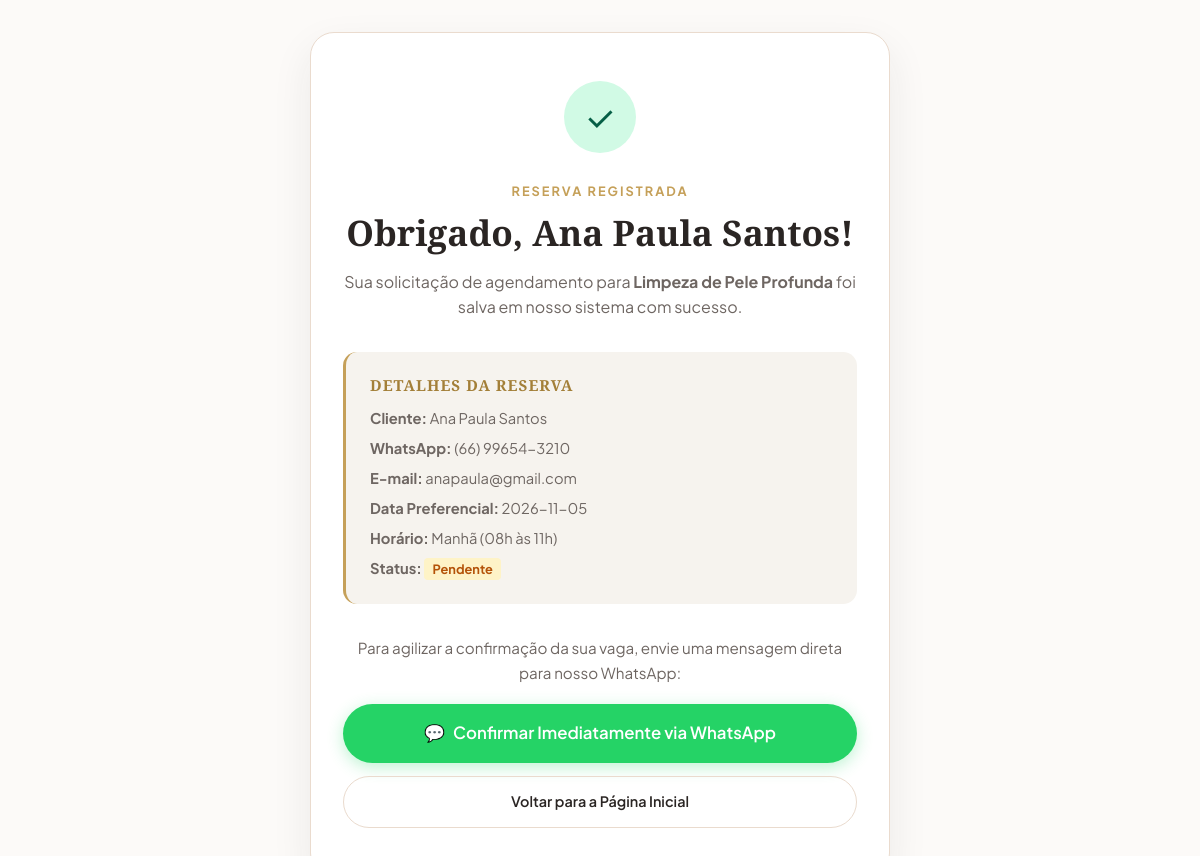
The page /agendamento-sucesso/1 on the database its author committed.
### tables this page shows
CREATE TABLE agendamentos (
            id INTEGER PRIMARY KEY AUTOINCREMENT,
            nome_completo TEXT NOT NULL,
            email TEXT NOT NULL,
            celular TEXT NOT NULL,
            servico TEXT NOT NULL,
            data_preferencial TEXT,
            horario_preferencial TEXT,
            observacoes TEXT,
            status TEXT DEFAULT 'Pendente',
            criado_em TIMESTAMP DEFAULT CURRENT_TIMESTAMP
        );

### app.py (the view)
@app.route("/agendamento-sucesso/<int:agendamento_id>")
def agendamento_sucesso(agendamento_id):
    reserva = db.obter_agendamento_por_id(agendamento_id)
    if not reserva:
        flash("Agendamento não encontrado.", "error")
        return redirect(url_for("index"))
    texto_whatsapp = (
        f"Olá! Acabei de solicitar um agendamento na sua clínica em Nova Mutum.\n\n"
        f"👤 *Nome:* {reserva['nome_completo']}\n"
        f"✨ *Procedimento:* {reserva['servico']}\n"
        f"📅 *Data Preferencial:* {reserva['data_preferencial'] or 'A combinar'}\n"
        f"⏰ *Horário:* {reserva['horario_preferencial'] or 'A combinar'}\n\n"
        f"Gostaria de confirmar a disponibilidade. Obrigado!"
    )
    link_whatsapp = f"https://wa.me/{WHATSAPP_CLINICA}?text={urllib.parse.quote(texto_whatsapp)}"
    return render_template("sucesso.html", reserva=reserva, link_whatsapp=link_whatsapp)

### database.py (called while the page is built)
def get_connection():
    conn = sqlite3.connect(DB_PATH)
    conn.row_factory = sqlite3.Row
    return conn

def obter_agendamento_por_id(agendamento_id):
    conn = get_connection()
    cursor = conn.cursor()
    cursor.execute("SELECT * FROM agendamentos WHERE id = ?", (agendamento_id,))
    registro = cursor.fetchone()
    conn.close()
    return registro

### templates/sucesso.html (shortened to what this page needs)
{% extends "base.html" %}
{% block content %}
<div style="min-height: 100vh; display: flex; flex-direction: column; justify-content: center; align-items: center; padding: 2rem 1.5rem; background: var(--color-bg);">
  <div style="max-width: 580px; width: 100%; background: var(--color-surface); border-radius: var(--radius-lg); border: 1px solid var(--color-border); box-shadow: var(--shadow-lg); padding: 3rem 2rem; text-align: center;">
    <div style="width: 72px; height: 72px; background: #D1FAE5; color: #065F46; border-radius: 50%; display: flex; align-items: center; justify-content: center; font-size: 2.2rem; margin: 0 auto 1.5rem;">
      ✓
    </div>
    <span style="font-size: 0.8rem; text-transform: uppercase; letter-spacing: 2px; color: var(--color-primary); font-weight: 700;">Reserva Registrada</span>
    <h1 style="font-size: 2.2rem; margin: 0.5rem 0 1rem; color: var(--color-text-main);">
      Obrigado, {{ reserva.nome_completo }}!
    </h1>
    <p style="font-size: 1rem; color: var(--color-text-muted); margin-bottom: 2rem; line-height: 1.6;">
      Sua solicitação de agendamento para <strong>{{ reserva.servico }}</strong> foi salva em nosso sistema com sucesso.
    </p>
    <div style="background: var(--color-surface-soft); border-radius: var(--radius-md); padding: 1.5rem; text-align: left; margin-bottom: 2rem; border-left: 3px solid var(--color-primary);">
      <h4 style="font-size: 0.95rem; text-transform: uppercase; letter-spacing: 1px; color: var(--color-primary-dark); margin-bottom: 0.8rem;">Detalhes da Reserva</h4>
      <p style="font-size: 0.92rem; margin-bottom: 0.4rem;"><strong>Cliente:</strong> {{ reserva.nome_completo }}</p>
      <p style="font-size: 0.92rem; margin-bottom: 0.4rem;"><strong>WhatsApp:</strong> {{ reserva.celular }}</p>
      <p style="font-size: 0.92rem; margin-bottom: 0.4rem;"><strong>E-mail:</strong> {{ reserva.email }}</p>
      <p style="font-size: 0.92rem; margin-bottom: 0.4rem;"><strong>Data Preferencial:</strong> {{ reserva.data_preferencial or 'A combinar' }}</p>
      <p style="font-size: 0.92rem; margin-bottom: 0.4rem;"><strong>Horário:</strong> {{ reserva.horario_preferencial or 'A combinar' }}</p>
      <p style="font-size: 0.92rem;"><strong>Status:</strong> <span style="background: #FEF3C7; color: #B45309; padding: 0.2rem 0.5rem; border-radius: 4px; font-weight: bold; font-size: 0.8rem;">{{ reserva.status }}</span></p>
    </div>
    <p style="font-size: 0.95rem; color: var(--color-text-muted); margin-bottom: 1.2rem;">
      Para agilizar a confirmação da sua vaga, envie uma mensagem direta para nosso WhatsApp:
    </p>
    <div style="display: flex; flex-direction: column; gap: 0.8rem;">
      <a href="{{ link_whatsapp }}" target="_blank" class="btn btn-whatsapp" style="font-size: 1.05rem; padding: 1rem 1.8rem;">
        <span>💬</span> Confirmar Imediatamente via WhatsApp
      </a>
      <a href="{{ url_for('index') }}" class="btn btn-outline" style="font-size: 0.9rem;">
        Voltar para a Página Inicial
      </a>
    </div>
  </div>
</div>
{% endblock %}

### static/css/style.css (style rules this page uses)
:root { --font-serif: 'Cormorant Garamond', Georgia, serif; --font-sans: 'Plus Jakarta Sans', system-ui, -apple-system, sans-serif; --color-primary: #C5A059; --color-primary-dark: #A37F38; --color-primary-light: #F4EADA; --color-rose: #D9A596; --color-rose-light: #F9ECE8; --color-rose-dark: #B67362; --color-bg: #FCFAF8; --color-surface: #FFFFFF; --color-surface-soft: #F6F3EE; --color-text-main: #2A2523; --color-text-muted: #6E6662; --color-text-light: #9B938E; --color-border: #EADBCE; --color-border-subtle: #F0E8E1; --color-success: #3E8E75; --color-warning: #D9822B; --shadow-sm: 0 2px 8px rgba(42, 37, 35, 0.04); --shadow-md: 0 8px 24px rgba(42, 37, 35, 0.06); --shadow-lg: 0 16px 40px rgba(42, 37, 35, 0.08); --shadow-glow: 0 8px 25px rgba(197, 160, 89, 0.25); --radius-sm: 8px; --radius-md: 14px; --radius-lg: 24px; --radius-full: 9999px; --transition: all 0.3s cubic-bezier(0.16, 1, 0.3, 1); }
*, *::before, *::after { box-sizing: border-box; margin: 0; padding: 0; }
html { scroll-behavior: smooth; font-size: 16px; }
body { font-family: var(--font-sans); background-color: var(--color-bg); color: var(--color-text-main); line-height: 1.6; overflow-x: hidden; -webkit-font-smoothing: antialiased; }
h1, h2, h3, h4, .font-serif { font-family: var(--font-serif); font-weight: 600; color: var(--color-text-main); line-height: 1.2; }
p { color: var(--color-text-muted); }
a { color: inherit; text-decoration: none; transition: var(--transition); }
.btn { display: inline-flex; align-items: center; justify-content: center; gap: 0.5rem; padding: 0.85rem 1.8rem; font-size: 0.92rem; font-weight: 600; border-radius: var(--radius-full); border: none; cursor: pointer; transition: var(--transition); text-decoration: none; }
.btn-outline { background: transparent; color: var(--color-text-main); border: 1px solid var(--color-border); }
.btn-whatsapp { background: #25D366; color: #FFFFFF; box-shadow: 0 4px 16px rgba(37, 211, 102, 0.3); }

### rows shown on the page
agendamentos: nome_completo "Ana Paula Santos", servico "Limpeza de Pele Profunda", celular "(66) 99654-3210", email "anapaula@gmail.com", data_preferencial "2026-11-05", horario_preferencial "Manhã (08h às 11h)", status "Pendente"
